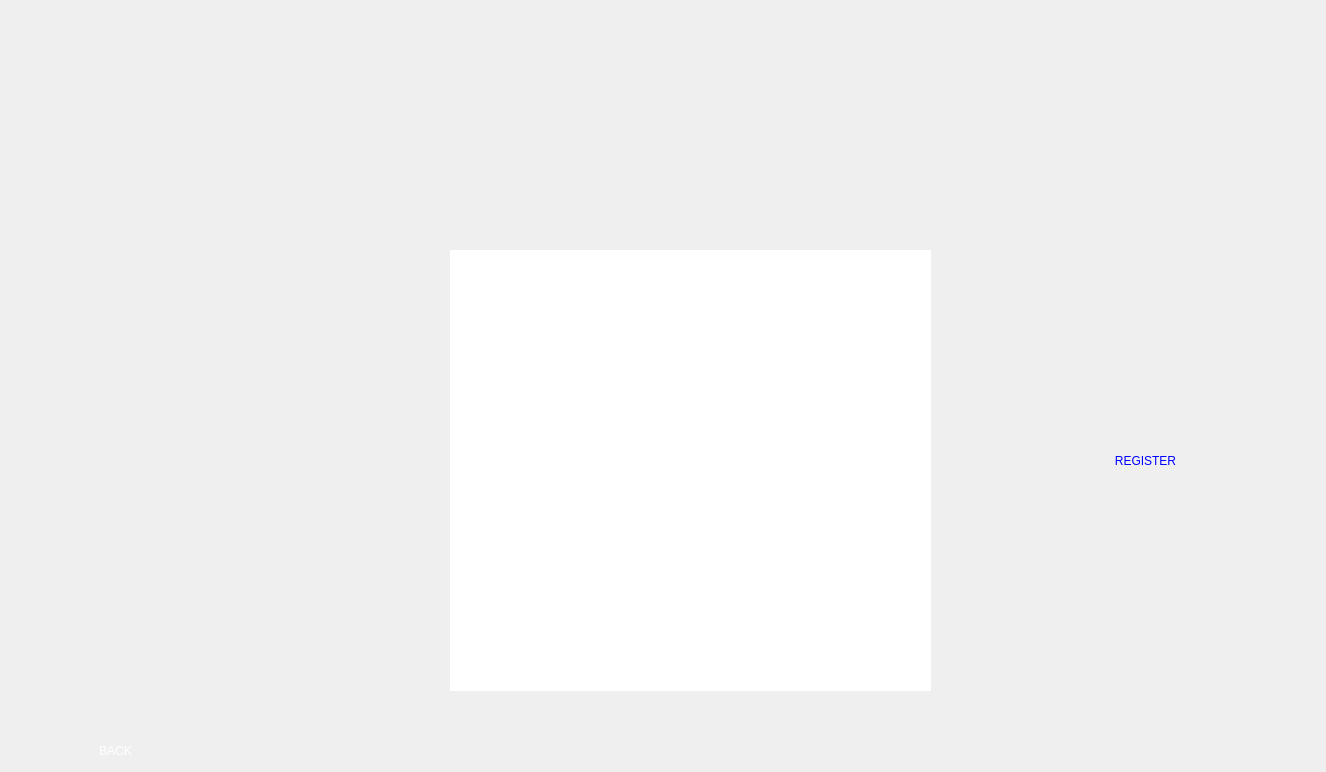
<?xml version="1.0" encoding="UTF-8"?>
<ui version="4.0">
 <class>registerCourse</class>
 <widget class="QDialog" name="registerCourse">
  <property name="geometry">
   <rect>
    <x>0</x>
    <y>0</y>
    <width>1326</width>
    <height>772</height>
   </rect>
  </property>
  <property name="windowTitle">
   <string>Dialog</string>
  </property>
  <property name="styleSheet">
   <string notr="true">background-image: url(:/imgs/images/register.jpg);</string>
  </property>
  <widget class="QPushButton" name="backBTN">
   <property name="geometry">
    <rect>
     <x>40</x>
     <y>730</y>
     <width>151</width>
     <height>41</height>
    </rect>
   </property>
   <property name="styleSheet">
    <string notr="true">background-image: url(:/imgs/images/blue.jpg);
color:white;
border:none;
font: 18pt &quot;Segoe UI&quot;;
border-radius:15%;
</string>
   </property>
   <property name="text">
    <string>BACK</string>
   </property>
  </widget>
  <widget class="QTableWidget" name="titleItem">
   <property name="geometry">
    <rect>
     <x>450</x>
     <y>250</y>
     <width>481</width>
     <height>441</height>
    </rect>
   </property>
   <property name="styleSheet">
    <string notr="true">background-image: url(:/imgs/images/white.jpg);
font: 14pt &quot;Segoe UI&quot;;
border-radius:25%</string>
   </property>
  </widget>
  <widget class="QPushButton" name="registerBtn">
   <property name="geometry">
    <rect>
     <x>1070</x>
     <y>400</y>
     <width>151</width>
     <height>121</height>
    </rect>
   </property>
   <property name="styleSheet">
    <string notr="true">background-image: url(:/imgs/images/white.jpg);
color:blue;
font: 22pt &quot;Segoe UI&quot;;
border-radius:25%;

</string>
   </property>
   <property name="text">
    <string>REGISTER</string>
   </property>
  </widget>
 </widget>
 <resources/>
 <connections/>
</ui>
